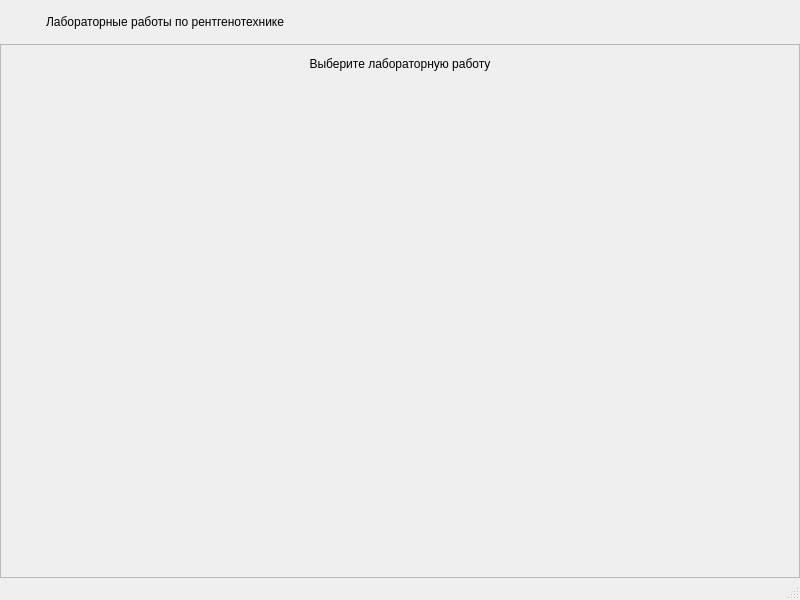
<?xml version="1.0" encoding="UTF-8"?>
<ui version="4.0">
 <class>MainWindow</class>
 <widget class="QMainWindow" name="MainWindow">
  <property name="geometry">
   <rect>
    <x>0</x>
    <y>0</y>
    <width>800</width>
    <height>600</height>
   </rect>
  </property>
  <property name="minimumSize">
   <size>
    <width>800</width>
    <height>600</height>
   </size>
  </property>
  <property name="windowTitle">
   <string>X-Ray-lab v0.0.1</string>
  </property>
  <widget class="QWidget" name="centralwidget">
   <layout class="QVBoxLayout" name="verticalLayout">
    <property name="spacing">
     <number>0</number>
    </property>
    <property name="leftMargin">
     <number>0</number>
    </property>
    <property name="topMargin">
     <number>0</number>
    </property>
    <property name="rightMargin">
     <number>0</number>
    </property>
    <property name="bottomMargin">
     <number>0</number>
    </property>
    <!-- Header (black like title bar simulation) -->
    <item>
     <widget class="QFrame" name="headerFrame">
      <property name="frameShape">
       <enum>QFrame::NoFrame</enum>
      </property>
      <property name="frameShadow">
       <enum>QFrame::Plain</enum>
      </property>
      <property name="lineWidth">
       <number>0</number>
      </property>
      <layout class="QHBoxLayout" name="headerLayout">
       <property name="leftMargin">
        <number>12</number>
       </property>
       <property name="topMargin">
        <number>8</number>
       </property>
       <property name="rightMargin">
        <number>12</number>
       </property>
       <property name="bottomMargin">
        <number>8</number>
       </property>
       <item>
        <widget class="QLabel" name="appIconLabel">
         <property name="minimumSize">
          <size>
           <width>28</width>
           <height>28</height>
          </size>
         </property>
         <property name="maximumSize">
          <size>
           <width>32</width>
           <height>32</height>
          </size>
         </property>
         <property name="text">
          <string/>
         </property>
         <property name="scaledContents">
          <bool>true</bool>
         </property>
        </widget>
       </item>
       <item>
        <widget class="QLabel" name="titleLabel">
         <property name="text">
          <string>Лабораторные работы по рентгенотехнике</string>
         </property>
         <property name="alignment">
          <set>Qt::AlignLeading|Qt::AlignLeft|Qt::AlignVCenter</set>
         </property>
        </widget>
       </item>
       <item>
        <spacer name="headerSpacer">
         <property name="orientation">
          <enum>Qt::Horizontal</enum>
         </property>
         <property name="sizeHint" stdset="0">
          <size>
           <width>40</width>
           <height>20</height>
          </size>
         </property>
        </spacer>
       </item>
       <!-- Small update button will be added in code to the header or bottom -->
      </layout>
     </widget>
    </item>
    <!-- Main dark blue content area -->
    <item>
     <widget class="QFrame" name="contentFrame">
      <property name="frameShape">
       <enum>QFrame::StyledPanel</enum>
      </property>
      <property name="frameShadow">
       <enum>QFrame::Raised</enum>
      </property>
      <layout class="QVBoxLayout" name="contentLayout">
       <property name="leftMargin">
        <number>12</number>
       </property>
       <property name="topMargin">
        <number>12</number>
       </property>
       <property name="rightMargin">
        <number>12</number>
       </property>
       <property name="bottomMargin">
        <number>12</number>
       </property>
       <item>
        <widget class="QLabel" name="labsHeaderLabel">
         <property name="text">
          <string>Выберите лабораторную работу</string>
         </property>
         <property name="alignment">
          <set>Qt::AlignCenter</set>
         </property>
        </widget>
       </item>
       <item>
        <widget class="QScrollArea" name="labsScrollArea">
         <property name="widgetResizable">
          <bool>true</bool>
         </property>
         <property name="frameShape">
          <enum>QFrame::NoFrame</enum>
         </property>
         <widget class="QWidget" name="labsContainer">
          <layout class="QVBoxLayout" name="labsVBox">
           <!-- Lab buttons will be dynamically added here in code (or static placeholders) -->
          </layout>
         </widget>
        </widget>
       </item>
       <item>
        <spacer name="bottomSpacer">
         <property name="orientation">
          <enum>Qt::Vertical</enum>
         </property>
         <property name="sizeHint" stdset="0">
          <size>
           <width>20</width>
           <height>20</height>
          </size>
         </property>
        </spacer>
       </item>
      </layout>
     </widget>
    </item>
   </layout>
  </widget>
  <widget class="QStatusBar" name="statusbar"/>
 </widget>
 <resources/>
 <connections/>
</ui>
